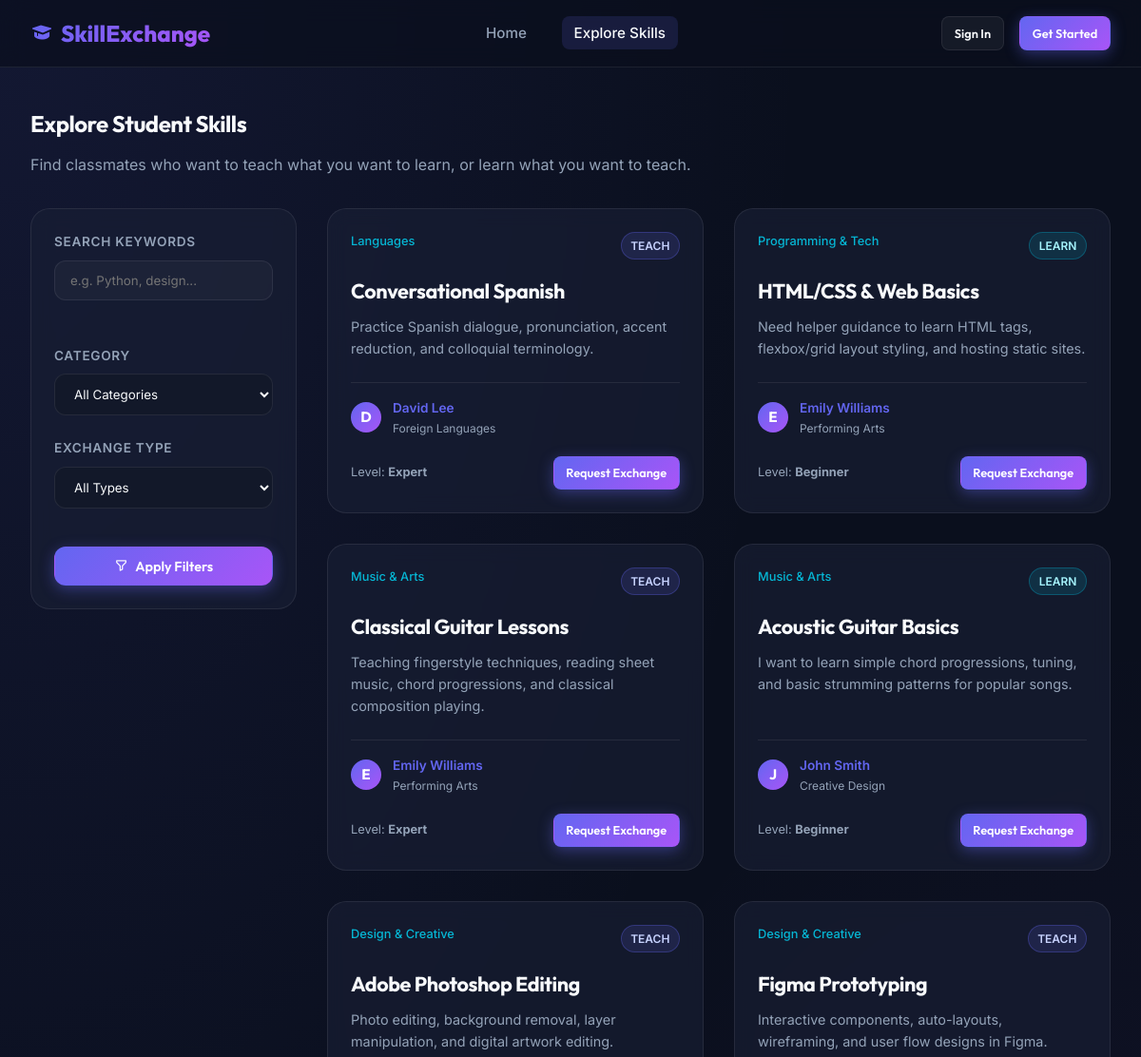
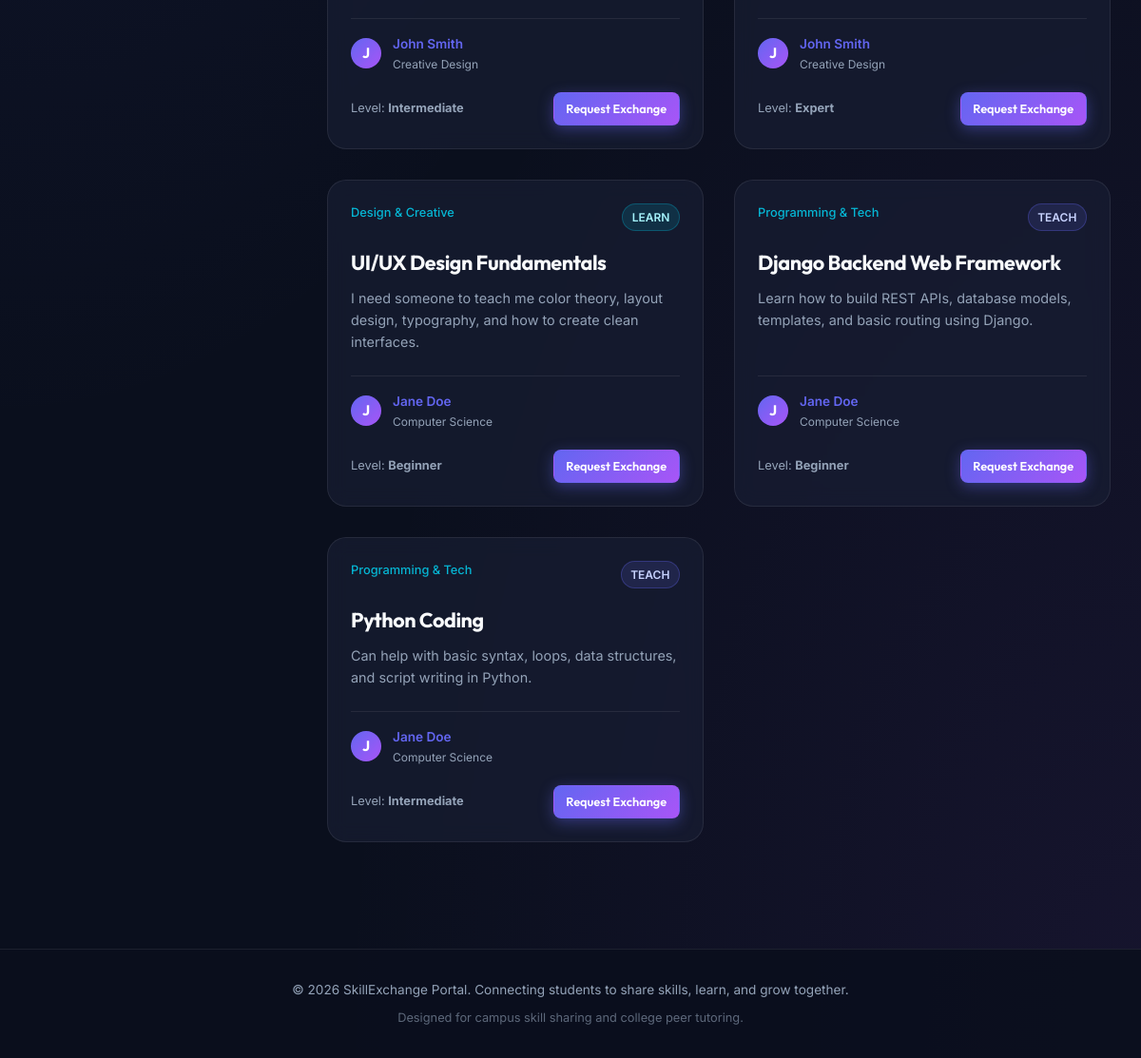
/explore/, run on the app's committed database (2 pictures, top to bottom).
### portal/models.py (models this page shows, shortened)
class Skill(models.Model):
    user = models.ForeignKey(User, on_delete=models.CASCADE, related_name='skills')
    title = models.CharField(max_length=100, help_text="e.g. Python, Photoshop, Guitar, Spanish")
    description = models.TextField(help_text="Provide details about what you want to teach or learn.")
    category = models.CharField(max_length=50, choices=CATEGORY_CHOICES, default='Programming')
    skill_type = models.CharField(max_length=10, choices=TYPE_CHOICES, default='TEACH')
    proficiency = models.CharField(max_length=20, choices=PROFICIENCY_CHOICES, default='Intermediate')
    created_at = models.DateTimeField(auto_now_add=True)

class Profile(models.Model):
    user = models.OneToOneField(User, on_delete=models.CASCADE, related_name='profile')
    bio = models.TextField(blank=True, max_length=500, help_text="Tell others about yourself, your interests, etc.")
    department = models.CharField(max_length=100, blank=True, help_text="e.g. Computer Science, Mechanical Engineering")
    contact_info = models.CharField(max_length=150, blank=True, help_text="e.g. email@example.com, phone number, Discord tag")

### portal/views.py (the view, shortened to what this page needs)
# urls.py: path('explore/', views.explore_skills, name='explore'),
def explore_skills(request):
    skills_list = Skill.objects.exclude(user=request.user) if request.user.is_authenticated else Skill.objects.all()
    query = request.GET.get('q', '')
    category = request.GET.get('category', '')
    skill_type = request.GET.get('type', '')
    if category:
        skills_list = skills_list.filter(category=category)
    if skill_type:
        skills_list = skills_list.filter(skill_type=skill_type)
    skills_list = skills_list.order_by('-created_at')
    from .models import CATEGORY_CHOICES
    context = {
        'skills': skills_list,
        'query': query,
        'selected_category': category,
        'selected_type': skill_type,
        'categories': CATEGORY_CHOICES,
    }
    return render(request, 'portal/explore.html', context)

### portal/templates/portal/explore.html (shortened to what this page needs)
{% extends 'portal/base.html' %}
{% block content %}
<div style="margin-top: 1rem;">
    <h2>Explore Student Skills</h2>
    <p style="color: var(--text-secondary);">Find classmates who want to teach what you want to learn, or learn what you want to teach.</p>
</div>
<div class="explore-container">
    <aside class="card sidebar-filter">
        <form method="get" action="{% url 'explore' %}">
            <div class="filter-group">
                <label class="filter-label" for="search-input">Search Keywords</label>
                <input type="text" name="q" id="search-input" class="search-input" placeholder="e.g. Python, design..." value="{{ query }}">
            </div>
            <div class="filter-group">
                <label class="filter-label" for="category-filter">Category</label>
                <select name="category" id="category-filter" class="select-filter">
                    <option value="">All Categories</option>
                </select>
            </div>
            <div class="filter-group">
                <label class="filter-label" for="type-filter">Exchange Type</label>
                <select name="type" id="type-filter" class="select-filter">
                    <option value="">All Types</option>
                </select>
            </div>
            <button type="submit" class="btn btn-primary" style="width: 100%; margin-top: 1rem;">
                <i class="bx bx-filter-alt"></i> Apply Filters
            </button>
        </form>
    </aside>
    <section>
        {% if skills %}
            <div class="skills-grid" style="grid-template-columns: repeat(auto-fill, minmax(280px, 1fr));">
                {% for skill in skills %}
                    <div class="card skill-card">
                        <div>
                            <div class="skill-header">
                                <span class="skill-category">{{ skill.get_category_display }}</span>
                                <span class="skill-badge {% if skill.skill_type == 'TEACH' %}badge-teach{% else %}badge-learn{% endif %}">
                                    {% if skill.skill_type == 'TEACH' %}Teach{% else %}Learn{% endif %}
                                </span>
                            </div>
                            <h3 class="skill-title">{{ skill.title }}</h3>
                            <p class="skill-desc">{{ skill.description }}</p>
                        </div>
                        <div>
                            <div class="skill-owner">
                                <div class="avatar-circle">
                                    {{ skill.user.first_name|default:skill.user.username|slice:":1"|upper }}
                                </div>
                                <div class="owner-info">
                                    <div class="owner-name">
                                        <a href="{% url 'profile_detail' skill.user.username %}">
                                            {{ skill.user.first_name }} {{ skill.user.last_name }}
                                        </a>
                                    </div>
                                    <div class="owner-dept">{{ skill.user.profile.department|default:"Student" }}</div>
                                </div>
                            </div>
                            <div style="margin-top: 1.25rem; display: flex; justify-content: space-between; align-items: center;">
                                <span style="font-size: 0.8rem; color: var(--text-secondary);">
                                    Level: <strong>{{ skill.proficiency }}</strong>
                                </span>
                                {% if user.is_authenticated %}
                                    {% if skill.user != user %}
                                        <a href="{% url 'request_session' skill.id %}" class="btn btn-primary btn-sm">Request Exchange</a>
                                    {% else %}
                                        <span style="font-size: 0.8rem; font-style: italic; color: var(--text-secondary);">Your Post</span>
                                    {% endif %}
                                {% else %}
                                    <a href="{% url 'login' %}?next={% url 'request_session' skill.id %}" class="btn btn-primary btn-sm">Request Exchange</a>
                                {% endif %}
                            </div>
                        </div>
                    </div>
                {% endfor %}
            </div>
        {% endif %}
    </section>
</div>
{% endblock %}

### data on the page
Skill: category "Languages", skill_type "TEACH", title "Conversational Spanish", description "Practice Spanish dialogue, pronunciation, accent reduction, and colloquial terminology.", user.first_name "D", user.first_name "David", user.last_name "Lee", user.profile.department "Foreign Languages", proficiency "Expert"
Skill: category "Programming & Tech", skill_type "LEARN", title "HTML/CSS & Web Basics", description "Need helper guidance to learn HTML tags, flexbox/grid layout styling, and hosting static sites.", user.first_name "E", user.first_name "Emily", user.last_name "Williams", user.profile.department "Performing Arts", proficiency "Beginner"
Skill: category "Music & Arts", skill_type "TEACH", title "Classical Guitar Lessons", description "Teaching fingerstyle techniques, reading sheet music, chord progressions, and classical composition playing.", user.first_name "E", user.first_name "Emily", user.last_name "Williams", user.profile.department "Performing Arts", proficiency "Expert"
Skill: category "Music & Arts", skill_type "LEARN", title "Acoustic Guitar Basics", description "I want to learn simple chord progressions, tuning, and basic strumming patterns for popular songs.", user.first_name "J", user.first_name "John", user.last_name "Smith", user.profile.department "Creative Design", proficiency "Beginner"
Skill: category "Design & Creative", skill_type "TEACH", title "Adobe Photoshop Editing", description "Photo editing, background removal, layer manipulation, and digital artwork editing.", user.first_name "J", user.first_name "John", user.last_name "Smith", user.profile.department "Creative Design", proficiency "Intermediate"
Skill: category "Design & Creative", skill_type "TEACH", title "Figma Prototyping", description "Interactive components, auto-layouts, wireframing, and user flow designs in Figma.", user.first_name "J", user.first_name "John", user.last_name "Smith", user.profile.department "Creative Design", proficiency "Expert"
Skill: category "Design & Creative", skill_type "LEARN", title "UI/UX Design Fundamentals", description "I need someone to teach me color theory, layout design, typography, and how to create clean interfaces.", user.first_name "J", user.first_name "Jane", user.last_name "Doe", user.profile.department "Computer Science", proficiency "Beginner"
Skill: category "Programming & Tech", skill_type "TEACH", title "Django Backend Web Framework", description "Learn how to build REST APIs, database models, templates, and basic routing using Django.", user.first_name "J", user.first_name "Jane", user.last_name "Doe", user.profile.department "Computer Science", proficiency "Beginner"
Skill: category "Programming & Tech", skill_type "TEACH", title "Python Coding", description "Can help with basic syntax, loops, data structures, and script writing in Python.", user.first_name "J", user.first_name "Jane", user.last_name "Doe", user.profile.department "Computer Science", proficiency "Intermediate"
